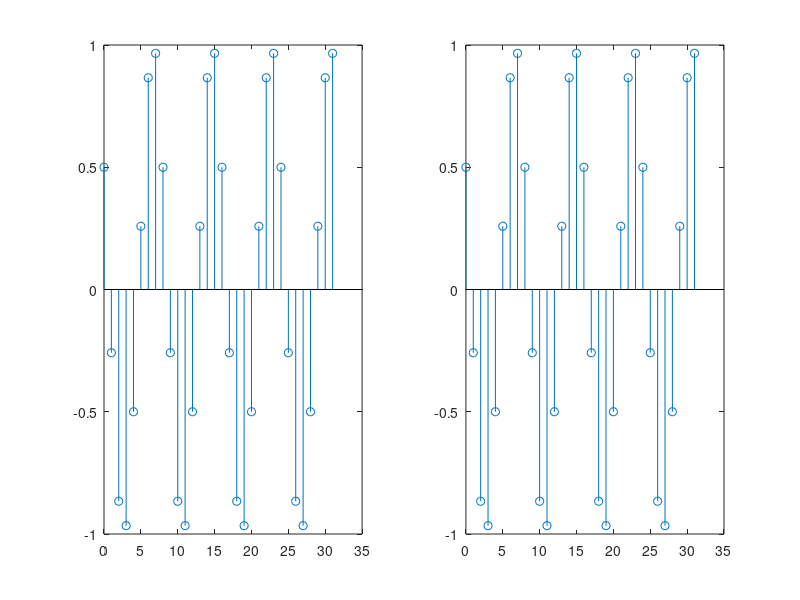

Write MATLAB code to recreate this figure.
format long
N = 1024
n = [ 0 : 4095 ] 
x = cos( (2*pi)/1024 * n )
stem(n,x)

s1=x(1)-x(1+1024)

N = 1024
n = [ 0 : 4095 ] 
x = cos( (2*3.14)/1024 * n )

s2=x(1)-x(1+1024)


n = [ 0 : 31 ] 
x1 = cos(pi/4* n + pi/3)
subplot(1,2,1)
stem(n,x1)
x2 = cos(9*pi/4.*n + pi/3)
subplot(1,2,2)
stem(n,x2)

hold on 
disp('The result when pi is constant, pi  is:')
disp(s1)
disp('The result when pi is 3.14 is:')
disp(s2)
hold off
